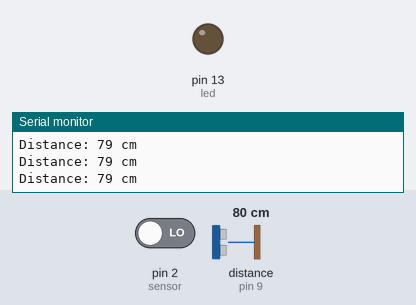
A sketch run on a simulated Arduino Uno, built with avr-gcc and run on an emulated ATmega328P. On the bench: output pins drawn as LEDs (lit = HIGH), the last lines printed to the serial monitor. Wiring (inferred from the names in the program): ultrasonic range finder: trigger pin 8; echo pin 9. The test bench sets the inputs (shaded band); at power-on: pin 2 (sensor) LOW, distance to the obstacle (sensor on pin 9) 80 cm. The echo pulse lasts 58.3 µs per cm; pins used as bus, display or sensor lines are not drawn.

Above: at 1.3 s.
1.4 s: pin 2 (sensor) driven HIGH
At 1.9 s:
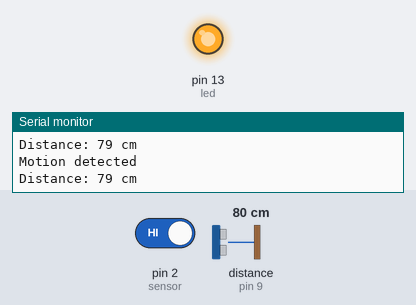
2.9 s: pin 2 (sensor) driven LOW
At 4.2 s:
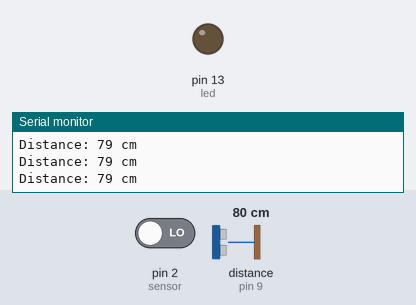
Timing chart, 0 to 5.9 s (numbered marks = the images above; inputs shaded):
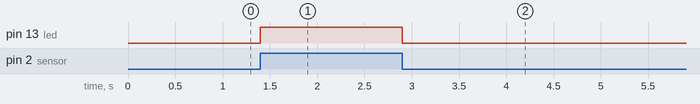

The sketch:

Task1.3P.ino
```cpp
const int led = 13; //LED positive terminal to the digital pin 13
const int sensor = 2; //Signal pin of sensor to digital pin 2
const int trigPin = 8; // HC-SR04 trigger pin to digital pin 8
const int echoPin = 9; //HC-SR04 echo pin to digital pin 9
volatile int state = LOW;

void setup() {
  //Initialise LED and PIR sensor
  pinMode(led, OUTPUT); //LED is the output
  pinMode(sensor, INPUT); //Sensor is the input

  //Initialize HC-SR04
  pinMode(trigPin, OUTPUT); //HC-SR04 trigger pin is an output
  pinMode(echoPin, INPUT); //HC-SR04 echo pin is an input

  Serial.begin(9600);

  attachInterrupt(digitalPinToInterrupt(sensor), handleInterrupt, CHANGE);
}

void loop() {
  long duration, distance;

  //Clear the trigger
  digitalWrite(trigPin, LOW);
  delayMicroseconds(2);

  //Send a 10-microsecond pulse to trigger the sensor
  digitalWrite(trigPin, HIGH);
  delayMicroseconds(10);
  digitalWrite(trigPin, LOW);

  //Read the echo pin
  duration = pulseIn(echoPin, HIGH);

  //Calculate distance in cm
  distance = (duration / 2) * 0.0344;

  //Print the distance to the serial monitor
  Serial.print("Distance: ");
  Serial.print(distance);
  Serial.println(" cm");

  delay(500); //Delay between distance measurements
}

void handleInterrupt() {
    int val = digitalRead(sensor);

    if (val == HIGH) {
      digitalWrite(led, HIGH);

      if (state == LOW) {
        Serial.println("Motion detected");
        state = HIGH;
      }
    }
    else {
      digitalWrite(led, LOW);

        if (state == HIGH) {
          Serial.println("Motion has stopped");
          state = LOW;
        }
    }
}
```

Measured:
- after the input at 1.4 s, pin 13 (led): LOW → HIGH at once
- after the input at 2.9 s, pin 13 (led): HIGH → LOW at once
